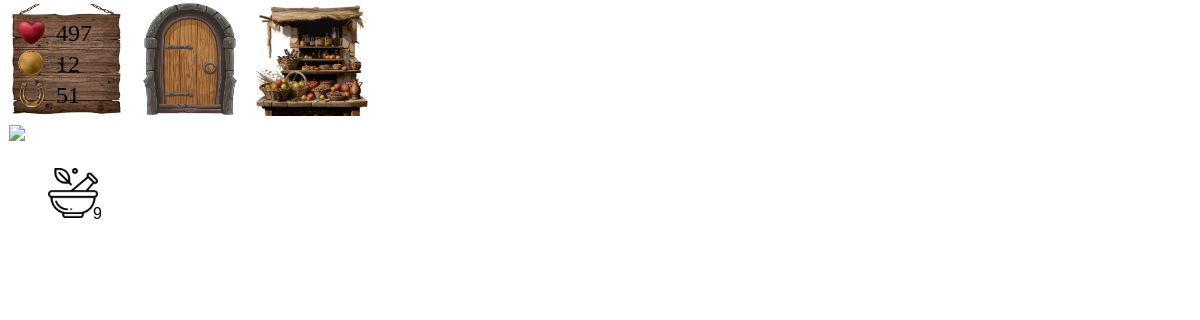
The app's page /mybag/ with its own data.
### play/models.py (models this page shows, shortened)
class status(models.Model):
    status_HP = models.IntegerField(default=100, null=True, blank=True)
    status_Money = models.IntegerField(default=50, null=True, blank=True)
    status_Loyalty = models.IntegerField(default=0, null=True, blank=True)
    status_Herbs = models.IntegerField(default=0)  # Важно: с большой H!
    class Meta:
        verbose_name_plural = "statuses"

### mybag/views.py (the view)
# urls.py: path('', include('mybag.urls')),
def mybag(request):
    player_status = get_player_status()
    return render(request, 'mybag/bag.html', {
        'player_status': player_status
    })

### mybag/views.py (called while the page is built)
def get_player_status():
    status_obj, _ = status.objects.get_or_create(
        pk=1,
        defaults={
            'status_HP': 100,
            'status_Money': 50,
            'status_Loyalty': 0
        }
    )
    return status_obj

### mybag/templates/mybag/bag.html (shortened to what this page needs)
<!DOCTYPE html>
<html lang="ru">
<head>
</head>
<body>
    <div class="high-panel">
        <div class="button-container-hp">
            <p class= "znachenie_hp">
            </p>
            <button class="button-image">
                <img src="/static/image/panel/hp.png" alt="Кнопка 1" class="button-image">
            </button>
        </div>
        <div class="button-container-bag">
            <button class="button-image" onclick="window.history.back();">
                <img src="/static/image/panel/door3.png" alt="Кнопка 1" class="button-image">
            </button>
        </div>
        <div class="button-container-market">
            <button class="button-image">
                <img src="/static/image/panel/market_norm.png" alt="Кнопка 2" class="button-image">
            </button>
        </div>
    </div>
<div class="player-status">
    <p id="hp-display">{{ player_status.status_HP }}</p>
    <p id="money-display">{{ player_status.status_Money }}</p>
    <p id="loyalty-display">{{ player_status.status_Loyalty }}</p>
</div>
<div class="book-container">
    <img src="/static/image/panel/inventary_norm.png" alt="Кнопка 2" class="book-image">
</div>
<p class="button_inventary_herbs" id="herbs-display">{{ player_status.status_Herbs }}</p>
<button class="button-imagee" id="useHerbsButton">
    <img src="/static/image/panel/herbs.png" alt="Лечебные травы" class="button-imagee">
</button>
<p id="hpDisplay">{{ player_status.status_HP }}</p>
</body>
</html>

### mybag/templates/mybag/bag.html (style rules this page uses)
.znachenie_hp { position: absolute; padding-left: 50px; padding-top: 15px; color: black; font-weight: 900; font-size: 25px; margin: 1px; }
.button-image { font-size: 1rem; width: 7em; height: 7em; border: none; cursor: pointer; background: transparent; vertical-align: top; display: flex; }
.book-image { font-size: 1rem; width: 23em; height: 23em; border: none; cursor: pointer; background: transparent; vertical-align: top; padding-left: 1px; }
.button-container-hp { display: table-cell; flex-direction: row; align-items: flex-start; margin: 10px; padding-top: 1px; }
.button-container-bag { display: table-cell; flex-direction: row; align-items: flex-start; margin: 1px; vertical-align: top; padding-left: 10px; padding-right: 10px; }
.button-container-market { margin-top: 30px; display: table-cell; flex-direction: cow; margin: 30px; }
.high-panel { display: table-cell; flex-direction: row; align-items: flex-start; padding: 5px; padding-top: 1px; }
.book-container { flex-direction: row; align-items: flex-start; padding: 5px; padding-left: 7px; }
body { background-image: url('/static/image/fons/village_summer.png'); background-repeat: no-repeat; color: white; font-family: Arial, sans-serif; justify-content: center; align-items: center; height: 900px; width: 400px; margin-top: 1px; margin-left: 1px; border-top: 1px; border-width: 1px; }
.player-status { position: absolute; left: 55px; top: 5px; width: 30px; padding: 1px; border-radius: 1px; font-size: 24px; line-height: 0.3; z-index: 150; color: black; font-family: Impact, fantasy; }
.button_inventary_herbs { cursor: pointer; user-select: none; color: black; text-transform: uppercase; letter-spacing: 1px; position: absolute; left: 83px; top: 200px; z-index: 200; display: block; margin: 0; padding: 5px 10px; border-radius: 4px; }

### records on screen
status: status_HP "497", status_Money "12", status_Loyalty "51", status_Herbs "9"
